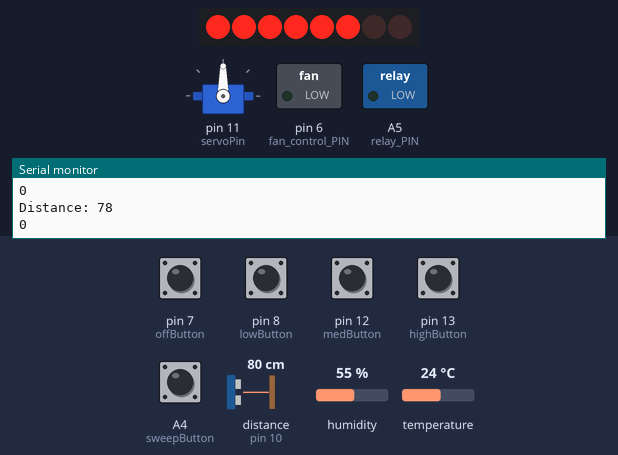
Simulated run of this sketch. Board: Arduino Uno, built with avr-gcc and run on an emulated ATmega328P. Shown: 8 shift-register outputs drawn as a row of LEDs (first output left, lit = HIGH), servo, switched loads named in the sketch (green lamp = pin HIGH), the last lines printed to the serial monitor. Wiring (inferred from the names in the program): ultrasonic range finder: trigger pin 9; echo pin 10; shift register (74HC595): data pin 4; shift clock pin 2; latch pin 3. Wiring (inferred from the signals the program sends): row of LEDs: on Q0, Q1, Q2, Q3, Q4, Q5, Q6, Q7. Inputs (shaded band) come from the test bench; at power-on: A4 (sweepButton), pin 12 (medButton), pin 13 (highButton) HIGH, pin 7 (offButton), pin 8 (lowButton) LOW, distance to the obstacle (sensor on pin 10) 80 cm, humidity 55 %, temperature 24 °C. The echo pulse lasts 58.3 µs per cm; pins used as bus, display or sensor lines are not drawn.

Above: at 1.2 s.
1.3 s: A4 (sweepButton) pulled LOW for 0.25 s
At 3.21 s:
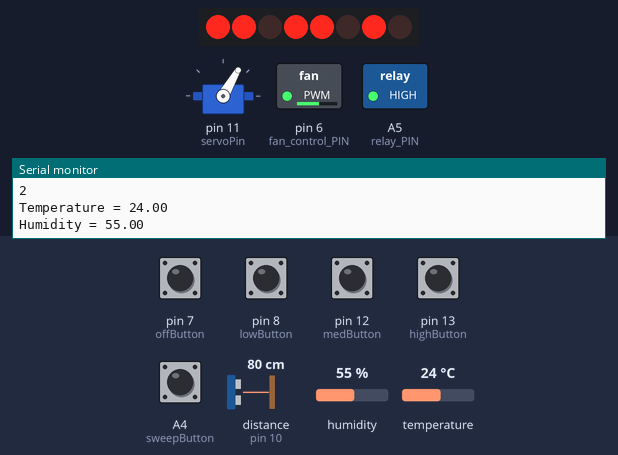
3.7 s: pin 12 (medButton) pulled LOW for 1 s
6.2 s: pin 12 (medButton) pulled LOW for 0.25 s
At 6.52 s:
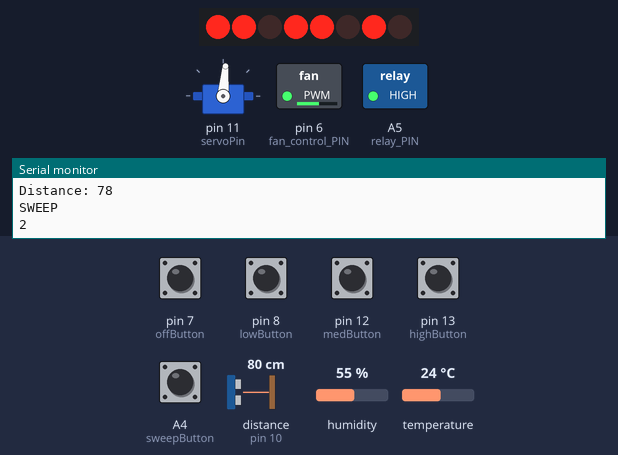
9.1 s: A4 (sweepButton) pulled LOW for 1 s
At 11.2 s:
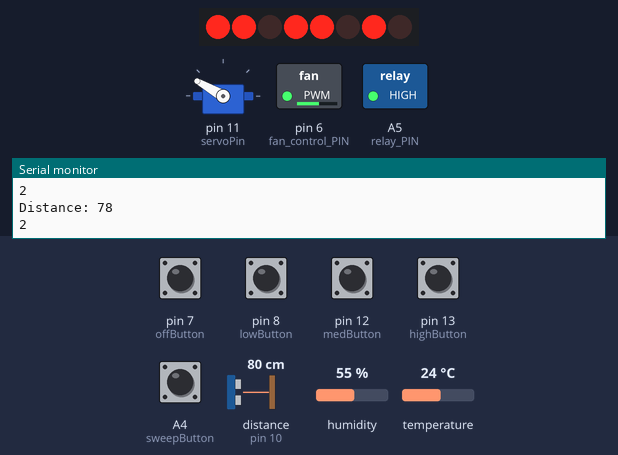
Timing chart, 0 to 12.7 s (numbered marks = the images above; inputs shaded):
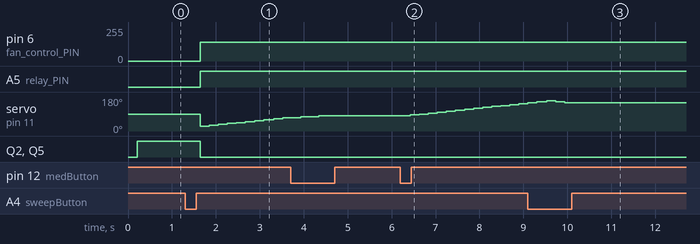

The sketch:

Automated_Electric_Fan.ino
```cpp
#include <dht.h>
#include <Servo.h>

//DHT Variables
const int DHT11_PIN = 5;
dht DHT;
float dhtTemp = 0;
float dhtHum = 0;

unsigned long previousTempTime = 0;
const int tempInterval = 3000; // Time interval for temperature check (in milliseconds)


//Ultrasonic Variavles
const int trigPin = 9;
const int echoPin = 10;
long duration;
int distance;

//Servo Variables
Servo myservo;
bool fanSweep = false;
bool ledSweep = false;
int pos = 0;
const int servoPin = 11;

unsigned long previousServoTime = 0;
const int sweepInterval = 35; // Time interval between each position change (in milliseconds)

//display Variables
const int dataPin = 4;   // blue wire to 74HC595 pin 14
const int latchPin = 3;  // green to 74HC595 pin 12
const int clockPin = 2;  // yellow to 74HC595 pin 11
//const char common = 'a';    // common anode
const char common = 'c';  // common cathode
bool decPt = false;       // decimal point display flag
int fanMode = 0;

//Fan Variables
const int fan_control_PIN = 6;
const int relay_PIN = A5;
int prevMode = 0;

//Button Variables
const int offButton = 7;
const int lowButton = 8;
const int medButton = 12;
const int highButton = 13;
const int sweepButton = A4;
const int autoButton = 1;
bool isOff = false;
bool isLow = false;
bool isMed = false;
bool isHigh = false;
bool isSweep = false;
bool isAuto = false;


void setup() {
  Serial.begin(9600);
  pinMode(dataPin, OUTPUT);
  pinMode(latchPin, OUTPUT);
  pinMode(clockPin, OUTPUT);
  pinMode(trigPin, OUTPUT);  // Sets the trigPin as an Output
  pinMode(echoPin, INPUT);   // Sets the echoPin as an Input
  pinMode(offButton, INPUT);
  pinMode(lowButton, INPUT);
  pinMode(medButton, INPUT);
  pinMode(highButton, INPUT_PULLUP);
  pinMode(sweepButton, INPUT);
  pinMode(autoButton, INPUT);
  myservo.attach(servoPin);
  myservo.write(90);
  pinMode(fan_control_PIN, OUTPUT);
  pinMode(relay_PIN, OUTPUT);
  analogWrite(fan_control_PIN, 0);
  fanMode = 0;
}

void loop() {
  unsigned long currentMillis = millis();

  if (currentMillis - previousTempTime >= tempInterval) {
    previousTempTime = currentMillis;
    tempCheck();
  }

  sonarSense();
  buttonKeys();
  displayShift();
  servoSweep();
  fanSpeedMode();
}


void tempCheck() {
  int chk = DHT.read11(DHT11_PIN);
  Serial.print("Temperature = ");
  dhtTemp = DHT.temperature;
  Serial.println(dhtTemp);
  Serial.print("Humidity = ");
  dhtHum = DHT.humidity;
  Serial.println(dhtHum);
}

void servoSweep() {
  if (fanSweep) {
    unsigned long currentMillis = millis();
    if (currentMillis - previousServoTime >= sweepInterval) {
      previousServoTime = currentMillis;


      static int pos = 20;
      static bool increasing = true;

      // Increment or decrement the position
      if (increasing) {
        pos += 5;
        if (pos >= 160) {
          increasing = false;
        }
      } else {
        pos -= 5;
        if (pos <= 20) {
          increasing = true;
        }
      }

      myservo.write(pos); // Set the servo position
    }
  }
}


void displayShift() {

  byte bits = myfnNumToBits(fanMode);
  myfnUpdateDisplay(bits);
}

void buttonKeys() {
  isOff = digitalRead(offButton);
  if (isOff == HIGH && isLow == LOW && isMed == LOW && isHigh == HIGH && isSweep == LOW && isAuto == LOW) {
    Serial.println("OFF");
    prevMode = fanMode;
    fanMode = 0;
    isOff = false;
  }
  isLow = digitalRead(lowButton);
  if (isLow == HIGH && isMed == LOW && isHigh == HIGH && isSweep == LOW && isAuto == LOW) {
    Serial.println("LOW");
    prevMode = fanMode;
    fanMode = 1;
    isLow = false;
  }
  isMed = digitalRead(medButton);
  if (isLow == LOW && isMed == HIGH && isHigh == HIGH && isSweep == LOW && isAuto == LOW) {
    Serial.println("MED");
    prevMode = fanMode;
    fanMode = 2;
    isMed = false;
  }
  isHigh = digitalRead(highButton);
  if (isLow == LOW && isMed == LOW && isHigh == LOW && isSweep == LOW && isAuto == LOW) {
    Serial.println("HIGH");
    prevMode = fanMode;
    fanMode = 3;
    isHigh = false;
  }
  isSweep = digitalRead(sweepButton);
  if (isLow == LOW && isMed == LOW && isHigh == HIGH && isSweep == HIGH && isAuto == LOW) {  // Adjust the threshold value (900) based on your button's behavior
    Serial.println("SWEEP");
    prevMode = fanMode;
    fanMode = 4;
    fanMode = prevMode;
    if (fanSweep == true) {
      fanSweep = false;
    }
    else {
      fanSweep = true;
    }
  }
  isAuto = digitalRead(autoButton);
  if (isLow == LOW && isMed == LOW && isHigh == HIGH && isSweep == LOW && isAuto == HIGH) {  // Adjust the threshold value (900) based on your button's behavior
    Serial.println("AUTO");
    prevMode = fanMode;
    fanMode = 5;
  }
}

void myfnUpdateDisplay(byte eightBits) {
  if (common == 'a') {                  // using a common anonde display?
    eightBits = eightBits ^ B11111111;  // then flip all bits using XOR
  }
  digitalWrite(latchPin, LOW);                       // prepare shift register for data
  shiftOut(dataPin, clockPin, LSBFIRST, eightBits);  // send data
  digitalWrite(latchPin, HIGH);                      // update display
}

byte myfnNumToBits(int someNumber) {
  switch (someNumber) {
    case 0:
      return B11111100;
      break;
    case 1:
      return B01100000;
      break;
    case 2:
      return B11011010;
      break;
    case 3:
      return B11110010;
      break;
    case 4:
      fanSweep = !fanSweep;
      ledSweep = !ledSweep;
      break;
    case 5:
      return B11101110;  // Hexidecimal A
      break;
  }
}

void fanSpeedMode() {
  switch (fanMode) {
    case 0:
      analogWrite(relay_PIN, 0);
      analogWrite(fan_control_PIN, 0);
      break;
    case 1:
      analogWrite(relay_PIN, 1055);
      analogWrite(fan_control_PIN, 15);
      break;
    case 2:
      analogWrite(relay_PIN, 1055);
      analogWrite(fan_control_PIN, 140);
      break;
    case 3:
      analogWrite(relay_PIN, 1055);
      analogWrite(fan_control_PIN, 255);
      break;
    case 5:
      if (dhtTemp <= 25) {
        analogWrite(relay_PIN, 1055);
        analogWrite(fan_control_PIN, 0);
      } else if (dhtTemp >= 26 && dhtTemp <= 29) {
        analogWrite(relay_PIN, 1055);
        analogWrite(fan_control_PIN, 15);
      } else if (dhtTemp >= 30 && dhtTemp <= 33) {
        analogWrite(relay_PIN, 1055);
        analogWrite(fan_control_PIN, 105);
      } else {
        analogWrite(relay_PIN, 1055);
        analogWrite(fan_control_PIN, 255);
      }
      break;
  }
  Serial.println(fanMode);
}

void sonarSense() {
  // Clears the trigPin
  digitalWrite(trigPin, LOW);
  delayMicroseconds(2);
  // Sets the trigPin on HIGH state for 10 micro seconds
  digitalWrite(trigPin, HIGH);
  delayMicroseconds(10);
  digitalWrite(trigPin, LOW);
  // Reads the echoPin, returns the sound wave travel time in microseconds
  duration = pulseIn(echoPin, HIGH);
  // Calculating the distance
  distance = duration * 0.034 / 2;
  delay(200);
  // Prints the distance on the Serial Monitor
  Serial.print("Distance: ");
  Serial.println(distance);
  if (distance >= 1190) {
    fanMode = 0;
  }
}
```

Measured:
- after the input at 1.3 s, pin 6 (fan_control_PIN): 0/255 → 140/255 after 0.35 s; A5 (relay_PIN): LOW → HIGH after 0.35 s; servo on pin 11 (servoPin): 90° → 25° after 0.35 s, → 30° 0.21 s later, → 35° 0.21 s later, → 40° 0.21 s later, … (10 changes in this stretch); Q2, Q5: HIGH → LOW after 0.35 s
- after the input at 6.2 s, servo on pin 11 (servoPin): moves from 80° to 150° over 2.7 s, starting after 0.22 s
- after the input at 9.1 s, servo on pin 11 (servoPin): goes on until 9.9 s, then stays 150°
